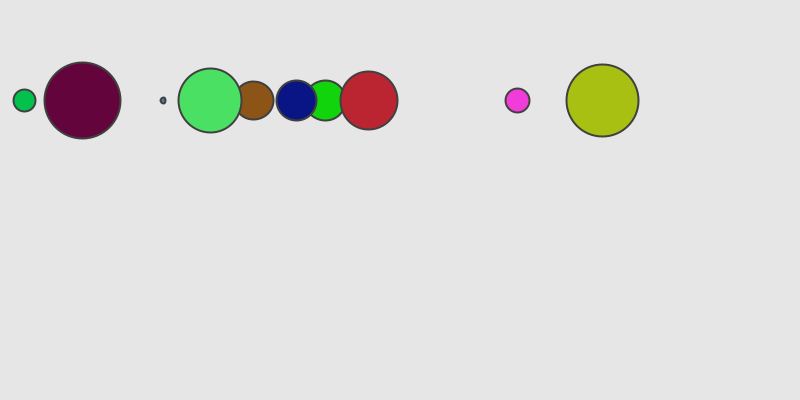
Frame 1 (no input)
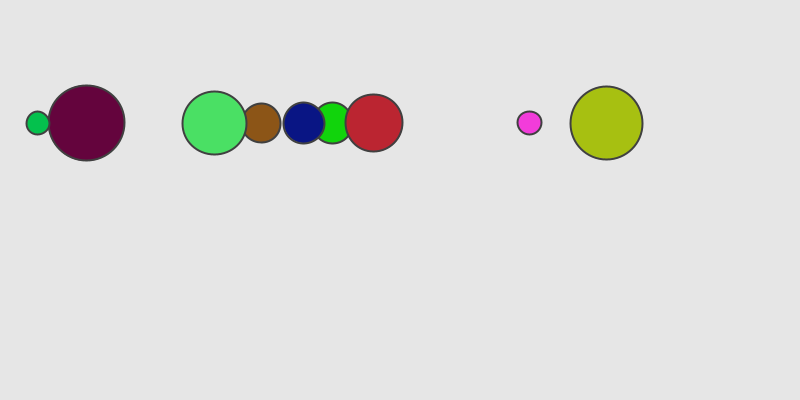
Frame 60 (the mouse pressed at the canvas centre just before this capture)
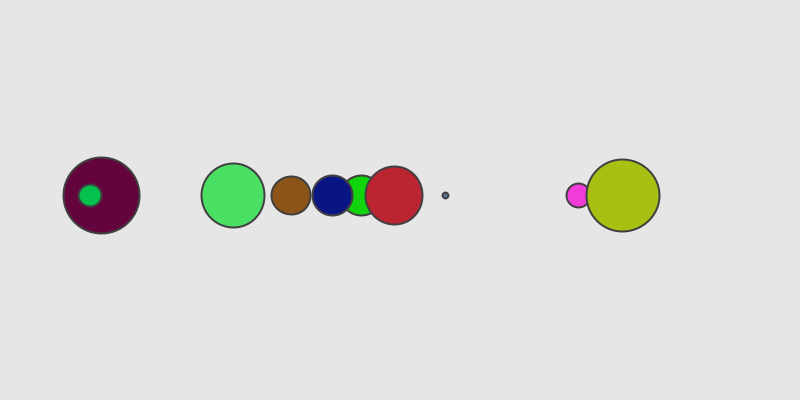
Frame 120 (the mouse held since frame 60 and released just before this capture)

The Processing sketch that drew these frames (run headless with seeded random() and noise(); from frame 60 on, the mouse is pressed at the canvas centre):

// Processing sketch: force_ball
// ── force_ball.pde
class Ball {
  PVector position;
  PVector velocity;
  PVector acceleration;
  
  color c;
  float mass;
  int radius = 2;

  Ball(float x, float y, float m) {
    position = new PVector(x, y);
    velocity = new PVector(0, 0);
    acceleration = new PVector(0,0);

    mass = m;
    c = color(random(255),random(255),random(255));
  }
  
  void applyForce(PVector force) {
    PVector f = PVector.div(force,mass);
    acceleration.add(f);
  }

  void update() {
    velocity.add(acceleration);
    position.add(velocity);
    checkEdges();
    acceleration.mult(0);
  }

  void display() {
    strokeWeight(2);
    stroke(64);
    fill(c);
    circle(position.x, position.y, mass*radius*2);
  }

  void checkEdges() {
    if ((position.x+radius > width) || (position.x-radius < 0)) {
      velocity.x = velocity.x * -1;
      if (position.x+radius > width) {
        position.x = width-radius;
      } else {
        position.x = radius;
      }
    }
    if ((position.y+radius > height) || (position.y-radius < 0)) {
      velocity.y = velocity.y * -1;
      if (position.y+radius > height) {
        position.y = height-radius;
      } else {
        position.y = radius;
      }
    }
  }
}

Ball[] balls;
int ballCount = 10;

PVector gravity;
PVector wind;

void setup() {
  size(800, 400);
  balls = new Ball[ballCount];
  for (int i = 0; i < balls.length; i++) {
    balls[i] = new Ball(random(width), 100, random(1,20));
  }

  gravity = new PVector(0, 0.5);
  wind = new PVector(0.04, 0);
}

void draw() {
  background(230);

  for (Ball b : balls) {
    PVector g = gravity.copy().mult(b.mass);
    b.applyForce(g);
    b.applyForce(wind);
    if (mousePressed) {
      b.applyForce(wind);
    }

    b.update();
    b.display();
  }
}

void keyPressed() {
  if (key == 'r') {
    setup();
  }
}
